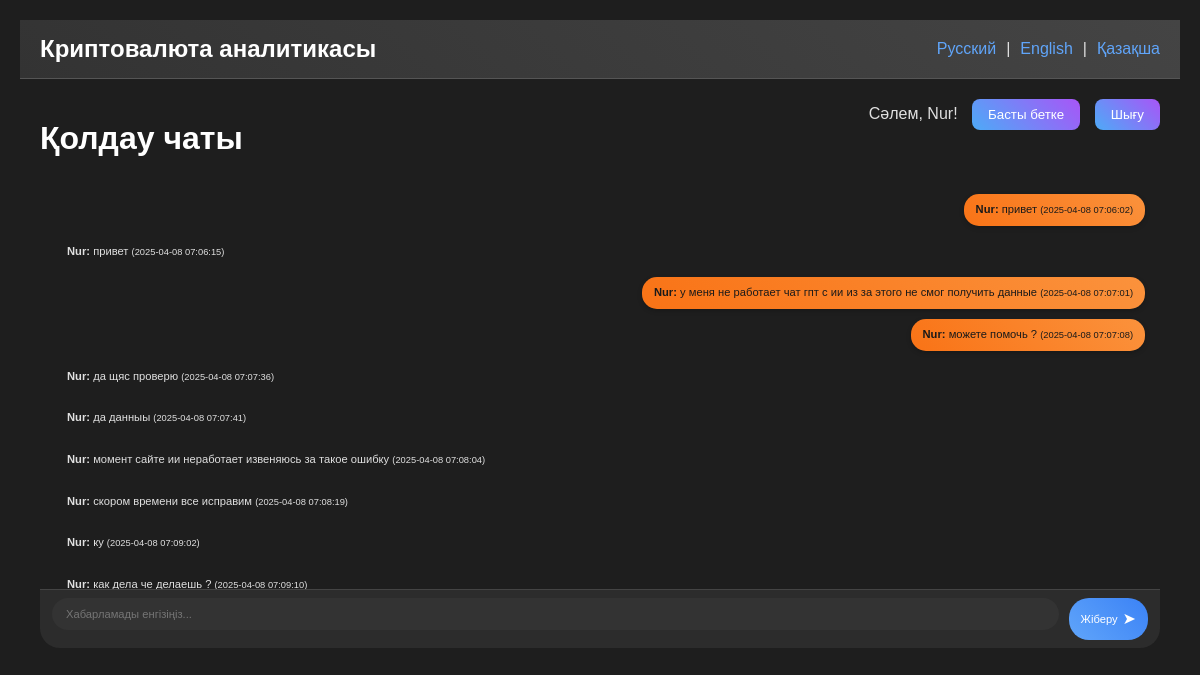
The app's page /helper_help.php?lang=kz (signed in) with its own data.
### tables this page shows
CREATE TABLE IF NOT EXISTS `chat_messages` (
  `id` int NOT NULL AUTO_INCREMENT,
  `user_id` int NOT NULL,
  `message` text NOT NULL,
  `chat_type` enum('crypto','support') NOT NULL,
  `sender` enum('user','moderator','helper') NOT NULL,
  `created_at` timestamp NULL DEFAULT CURRENT_TIMESTAMP,
  `session_active` tinyint(1) DEFAULT '1',
  `session_id` int NOT NULL DEFAULT '1',
  PRIMARY KEY (`id`),
  KEY `user_id` (`user_id`)
);

CREATE TABLE IF NOT EXISTS `users` (
  `id` int NOT NULL AUTO_INCREMENT,
  `username` varchar(50) NOT NULL,
  `password` varchar(255) NOT NULL,
  `role` varchar(50) NOT NULL DEFAULT 'user',
  PRIMARY KEY (`id`)
);

### languages.php (called while the page is built, shortened)
<?php
if (isset($_GET['lang']) && in_array($_GET['lang'], ['ru', 'en', 'kz'])) {
    $lang = $_GET['lang'];
} elseif (isset($_SESSION['lang'])) {
    $lang = $_SESSION['lang'];
} else {
    $lang = 'ru';
    $_SESSION['lang'] = $lang;
}
?>

### helper_help.php (the view, shortened to what this page needs)
<?php
require 'config.php';
require 'languages.php';
$userStmt = $conn->prepare("SELECT id, role FROM users WHERE username = :username");
$userStmt->bindParam(':username', $_SESSION['username']);
$userStmt->execute();
$user = $userStmt->fetch(PDO::FETCH_ASSOC);
$sessionStmt = $conn->prepare("SELECT session_id FROM chat_messages WHERE user_id = :user_id AND chat_type = 'support' AND session_active = 1 ORDER BY created_at DESC LIMIT 1");
$sessionStmt->bindParam(':user_id', $user['id']);
$sessionStmt->execute();
$session = $sessionStmt->fetch(PDO::FETCH_ASSOC);
$current_session_id = $session ? $session['session_id'] : null;
$session_id_to_use = $current_session_id ?? 1;
$messagesStmt = $conn->prepare("SELECT cm.id, cm.message, cm.sender, cm.created_at, u.username
                               FROM chat_messages cm
                               JOIN users u ON cm.user_id = u.id
                               WHERE cm.chat_type = 'support' AND cm.user_id = :user_id AND cm.session_id = :session_id
                               ORDER BY cm.created_at ASC");
$messagesStmt->bindParam(':user_id', $user['id']);
$messagesStmt->bindParam(':session_id', $session_id_to_use);
$messagesStmt->execute();
$messages = $messagesStmt->fetchAll(PDO::FETCH_ASSOC);
?>
<!DOCTYPE html>
<html lang="<?php echo $lang; ?>">
<head>
    <link rel="stylesheet" href="styles.css">
</head>
<body>
    <?php include 'header.php'; ?>
    <div class="container">
        <div class="auth-buttons">
            <span><?php echo $translations['hello']; ?>, <?php echo htmlspecialchars($_SESSION['username']); ?>!</span>
            <a href="notifications.php?lang=<?php echo $lang; ?>"><button><?php echo $translations['to_main']; ?></button></a>
            <a href="index.php?logout=true&lang=<?php echo $lang; ?>"><button><?php echo $translations['logout']; ?></button></a>
        </div>
        <h1><?php echo $translations['support_chat']; ?></h1>
        <div class="chat-body" id="chat-body">
            <div class="chat-messages" id="chat-messages">
                <?php foreach ($messages as $msg): ?>
                    <div class="chat-message <?php echo $msg['sender'] === 'user' ? 'user' : 'helper'; ?>" data-message-id="<?php echo $msg['id']; ?>">
                        <strong><?php echo htmlspecialchars($msg['username']); ?>:</strong>
                        <?php echo htmlspecialchars($msg['message']); ?>
                        <small>(<?php echo $msg['created_at']; ?>)</small>
                    </div>
                <?php endforeach; ?>
            </div>
        </div>
        <div class="chat-input">
            <input type="text" id="chat-input" placeholder="<?php echo $translations['type_message']; ?>">
            <button id="chat-send"><?php echo $translations['send']; ?></button>
        </div>
    </div>
</body>
</html>

### styles.css (style rules this page uses)
body { font-family: 'Poppins', sans-serif; background-color: #1e1e1e; color: #e0e0e0; margin: 0; padding: 20px; }
.container { max-width: 1200px; margin: 0 auto; padding: 20px; position: relative; }
h1, h2, h3 { color: #ffffff; }
button { background: linear-gradient(45deg, #4dabf7, #a855f7); color: #fff; border: none; padding: 8px 16px; border-radius: 8px; cursor: pointer; transition: transform 0.3s ease, box-shadow 0.3s ease; font-weight: 500; }
input, select { background-color: #333; color: #e0e0e0; border: 2px solid transparent; padding: 10px; border-radius: 8px; margin-bottom: 10px; width: 100%; box-sizing: border-box; transition: border 0.3s ease; }
.auth-buttons { position: absolute; top: 20px; right: 20px; }
.auth-buttons button { margin-left: 10px; }
.chat-body { padding: 15px; overflow-y: auto; height: calc(500px - 120px); display: flex; flex-direction: column; }
.chat-messages { flex-grow: 1; display: flex; flex-direction: column; justify-content: flex-end; }
.chat-message { padding: 8px 12px; border-radius: 15px; max-width: 75%; margin-bottom: 10px; font-size: 11.2px; line-height: 1.4; animation: slideIn 0.5s ease forwards; opacity: 0; }
.chat-message.user { background: linear-gradient(45deg, #f97316, #fb923c); align-self: flex-end; color: #1a1a1a; box-shadow: 0 2px 5px rgba(0, 0, 0, 0.2); }
.chat-input { display: flex; padding: 8px 12px; border-top: 1px solid #444; background: #2c2c2c; border-bottom-left-radius: 20px; border-bottom-right-radius: 20px; }
.chat-input input { flex-grow: 1; border: 2px solid transparent; background: #333; color: #e0e0e0; padding: 8px 12px; border-radius: 20px; font-size: 11.2px; transition: border 0.3s ease; }
.chat-input button { margin-left: 10px; background: linear-gradient(45deg, #60a5fa, #3b82f6); color: #fff; padding: 8px 12px; border-radius: 20px; font-size: 11.2px; display: flex; align-items: center; gap: 5px; transition: transform 0.3s ease, box-shadow 0.3s ease; }
.chat-input button::after { content: '➤'; font-size: 16px; }

### records on screen
chat_messages: user.username "Nur", message "привет", created_at "2025-04-08 07:06:02"
chat_messages: user.username "Nur", message "привет", created_at "2025-04-08 07:06:15"
chat_messages: user.username "Nur", message "у меня не работает чат гпт с ии из за этого не смог получить данные", created_at "2025-04-08 07:07:01"
chat_messages: user.username "Nur", message "можете помочь ?", created_at "2025-04-08 07:07:08"
chat_messages: user.username "Nur", message "да щяс проверю", created_at "2025-04-08 07:07:36"
chat_messages: user.username "Nur", message "да данныы", created_at "2025-04-08 07:07:41"
chat_messages: user.username "Nur", message "момент сайте ии неработает извеняюсь за такое ошибку", created_at "2025-04-08 07:08:04"
chat_messages: user.username "Nur", message "скором времени все исправим", created_at "2025-04-08 07:08:19"
chat_messages: user.username "Nur", message "ку", created_at "2025-04-08 07:09:02"
chat_messages: user.username "Nur", message "как дела че делаешь ?", created_at "2025-04-08 07:09:10"

### other values on screen
$translations['crypto_analytics'] "Криптовалюта аналитикасы"
$translations['hello'] "Сәлем"
$_SESSION['username'] "Nur"
$translations['to_main'] "Басты бетке"
$translations['logout'] "Шығу"
$translations['support_chat'] "Қолдау чаты"
$translations['send'] "Жіберу"
